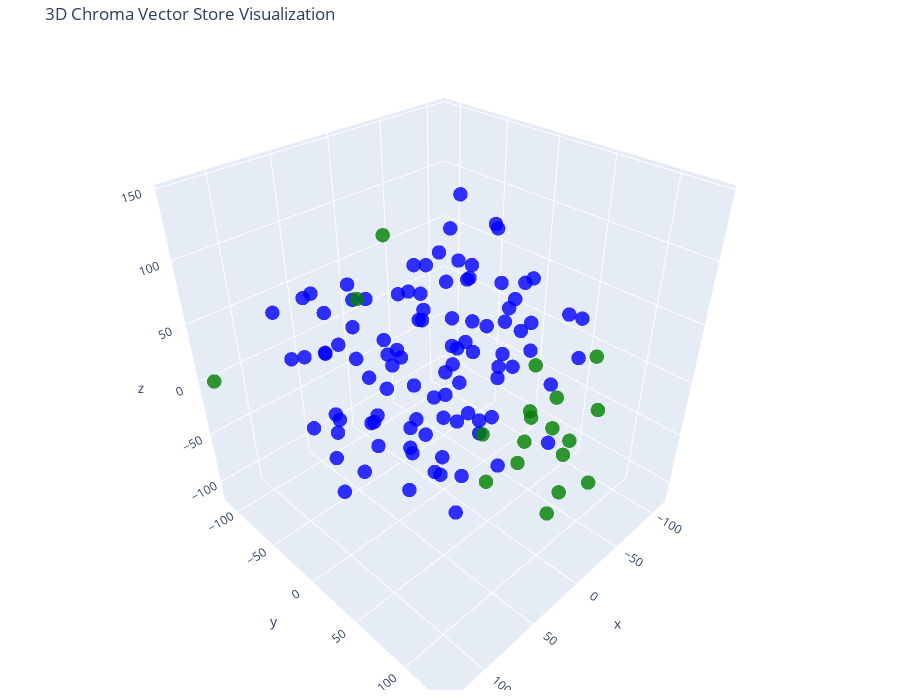

Notebook source saved alongside this figure:
### Code cell
tsne = TSNE(n_components=3, random_state=42)
reduced_vectors = tsne.fit_transform(vectors)

# Create the 3D scatter plot
fig = go.Figure(data=[go.Scatter3d(
    x=reduced_vectors[:, 0],
    y=reduced_vectors[:, 1],
    z=reduced_vectors[:, 2],
    mode='markers',
    marker=dict(size=5, color=colors, opacity=0.8),
    text=[f"Type: {t}<br>Text: {d[:100]}..." for t, d in zip(doc_types, documents)],
    hoverinfo='text'
)])

fig.update_layout(
    title='3D Chroma Vector Store Visualization',
    scene=dict(xaxis_title='x', yaxis_title='y', zaxis_title='z'),
    width=900,
    height=700,
    margin=dict(r=20, b=10, l=10, t=40)
)

fig.show()

### Figure 1 — Plotly figure (JSON) as saved in the notebook; plotly's stock layout.template omitted (floating-point values rounded to 4 significant figures)
{"data": [{"hoverinfo": "text", "marker": {"color": ["blue", "blue", "blue", "blue", "blue", "blue", "blue", "blue", "blue", "blue", "blue", "blue", "blue", "blue", "blue", "blue", "blue", "blue", "blue", "blue", "blue", "blue", "blue", "blue", "blue", "blue", "blue", "blue", "blue", "blue", "blue", "blue", "blue", "blue", "blue", "blue", "blue", "blue", "blue", "blue", "blue", "blue", "blue", "blue", "blue", "blue", "blue", "blue", "blue", "blue", "blue", "blue", "blue", "blue", "blue", "blue", "blue", "blue", "blue", "blue", "blue", "blue", "blue", "blue", "blue", "blue", "blue", "blue", "blue", "blue", "blue", "blue", "blue", "blue", "blue", "blue", "blue", "blue", "blue", "blue", "blue", "blue", "blue", "blue", "blue", "blue", "blue", "blue", "blue", "blue", "blue", "blue", "blue", "blue", "blue", "blue", "blue", "blue", "blue", "green", "green", "green", "green", "green", "green", "green", "green", "green", "green", "green", "green", "green", "green", "green", "green", "green", "green", "green"], "opacity": 0.8, "size": 5}, "mode": "markers", "text": ["Type: document<br>Text: **BỘ** **GIÁO** **DỤC** **VÀ** **ĐÀO** **TẠO** **ĐẠI** **HỌC**\n**BÁCH** **KHOA** **HÀ** **NỘI**\n\n**Q...", "Type: document<br>Text: CHƯƠNG I NHỮNG QUY ĐỊNH\nCHUNG..................................................................1\nĐiề...", "Type: document<br>Text: lũy...................................................6 Điều 8. Chuyển\ncơ sở đào tạo\nkhác..............", "Type: document<br>Text: 14. Đăng ký tốt nghiệp đại\nhọc.........................................................................", "Type: document<br>Text: Điều 21. Đăng ký học tập chương trình kỹ\nsư............................................................", "Type: document<br>Text: sĩ.........................................................17 Điều 28.\nHọc bổ sung, miễn học và công...", "Type: document<br>Text: Điều 35. Gia hạn thời gian học tập, thôi\nhọc...........................................................", "Type: document<br>Text: ii...", "Type: document<br>Text: Điều 38. Tiểu luận tổng quan và chuyên đề tiến sĩ\n.....................................................", "Type: document<br>Text: cứu..............................27 CHƯƠNG VI TỔ CHỨC THỰC\nHIỆN........................................", "Type: document<br>Text: BỘ GIÁO DỤC VÀ ĐÀO TẠO\n\n**ĐẠI** **HỌC** **BÁCH** **KHOA** **HÀ** **NỘI**\n\n**CỘNG** **HÒA** **XÃ** **...", "Type: document<br>Text: 2\\. Quy chế này áp dụng cho sinh viên đại học, học viên của chương\ntrình thạc sĩ và nghiên cứu sinh ...", "Type: document<br>Text: 1\\. Ngành đào tạo (sau đây gọi tắt là ngành) là một lĩnh vực chuyên\nmôn rộng, có mã số trong Danh mụ...", "Type: document<br>Text: 2 Quy chế tuyển sinh và đào tạo trình độ thạc sĩ, ban hành theo Thông\ntư số 23/2021/TT-BGDĐT ngày 30...", "Type: document<br>Text: 4 Danh mục thống kê ngành đào tạo của giáo dục đại học ban hành theo\nThông tư số 09/2022/TT-BGDĐT ng...", "Type: document<br>Text: 4\\. Chương trình ELITECH (từ viết tắt của cụm từ Elite Technology\nProgram) là CTĐT chất lượng cao (t...", "Type: document<br>Text: 5\\. Thời gian và khối lượng học tập chuẩn đối với các CTĐT theo hình\nthức chính quy không kể các môn...", "Type: document<br>Text: 6 Chương trình đào tạo cử nhân-kỹ sư tích hợp là chương trình được\nthiết kế một cách tổng thể, liên ...", "Type: document<br>Text: 2\\. Lịch đăng ký học tập, thời khóa biểu, lịch thi và kế hoạch xét\ncông nhận tốt nghiệp trong năm họ...", "Type: document<br>Text: b\\) Đối với sinh viên học liên thông đã được miễn trừ khối lượng tín\nchỉ tích lũy, thời gian thiết k...", "Type: document<br>Text: d\\) Đối với người học các CTĐT đại học và thuộc diện đối tượng ưu tiên\ntheo quy định tại Quy chế tuy...", "Type: document<br>Text: 2\\. Học phần là đơn vị cấu thành chương trình học tập và được thực\nhiện trọn vẹn trong một học kỳ. M...", "Type: document<br>Text: 5\\. Học phần tương đương và học phần thay thế\n\na\\) Người học được tùy chọn học một học phần tương đư...", "Type: document<br>Text: 2\\. Điểm quá trình được đánh giá qua thi giữa kỳ, kiểm tra thường kỳ,\nkết hợp thi giữa kỳ và kiểm tr...", "Type: document<br>Text: 4\\. Hình thức đánh giá trực tuyến được áp dụng khi đảm bảo trung thực,\ncông bằng và khách quan như đ...", "Type: document<br>Text: ||\n||\n||\n||\n||\n\n7\\. Người học có thể đăng ký học lại học phần đã có điểm đạt để cải\nthiện điểm trung...", "Type: document<br>Text: **Điều** **6.** **Hoãn** **thi,** **miễn** **thi,** **phúc** **tra**\n**và** **khiếu** **nại** **điểm...", "Type: document<br>Text: 3\\. Người học không dự thi giữa kỳ do bị ốm, tai nạn hoặc vì lý do\nchính đáng được giảng viên bố trí...", "Type: document<br>Text: 1\\. Số TC tích lũy là tổng số TC của các học phần có điểm đạt kể từ\nđầu khóa kể cả các học phần được...", "Type: document<br>Text: 2\\. Học viên thạc sĩ không thể tiếp tục học tập tại ĐHBK Hà Nội vì lý\ndo chuyển nơi cư trú hoặc chuy...", "Type: document<br>Text: **Điều** **9.** **Học** **phí**\n\n1\\. Người học có nghĩa vụ nộp học phí đầy đủ và đúng thời hạn theo ...", "Type: document<br>Text: 4\\. Sinh viên, học viên có đơn đề nghị thôi học, nghỉ học tạm thời\nhoặc chuyển cơ sở đào tạo trong k...", "Type: document<br>Text: a\\) Đăng ký học phần: sinh viên chọn đăng ký những học phần dự tính sẽ\nhọc trong học kỳ tiếp. Sinh v...", "Type: document<br>Text: 2\\. Số lượng TC đăng ký:\n\na\\) Sinh viên không thuộc diện cảnh báo học tập theo quy định tại\nkhoản 1 ...", "Type: document<br>Text: 4\\. Đối với học phần có giờ lên lớp, chỉ mở lớp khi có tối thiểu 20\nsinh viên đăng ký học. Các trườn...", "Type: document<br>Text: 1\\. Kết quả học tập của người học đã tích lũy từ một trình độ đào tạo\nkhác, một CTĐT khác hoặc từ mộ...", "Type: document<br>Text: 9\n\nCTĐT theo hình thức VLVH tại đơn vị liên kết, việc đánh giá ĐATN được\nphép thực hiện tại đơn vị l...", "Type: document<br>Text: 1\\. Kết thúc mỗi học kỳ, sinh viên tham gia khảo sát lấy ý kiến phản\nhồi về các điều kiện bảo đảm ch...", "Type: document<br>Text: a\\) Số TC tích lũy (số TCTL).\n\nb\\) Tổng số TC của các học phần đã học nhưng chưa đạt từ đầu khóa (số...", "Type: document<br>Text: **Điều** **13.** **Đồ** **án/khóa** **luận** **tốt** **nghiệp**\n**đại** **học**\n\nCác học phần tốt ng...", "Type: document<br>Text: 3\\. Kết quả ĐATN được đánh giá như sau:\n\na\\) Điểm quá trình của ĐATN được tính bằng trung bình cộng ...", "Type: document<br>Text: e\\) Các điểm của người hướng dẫn, phản biện và thành viên hội đồng\nđánh giá ĐATN được phép cho lẻ tớ...", "Type: document<br>Text: b\\) Đạt chuẩn ngoại ngữ đầu ra.\n\nc\\) Điểm trung bình tích lũy toàn khóa (tính theo các học phần đăng...", "Type: document<br>Text: 6\\. Sinh viên không tốt nghiệp được quyền đề nghị cấp chứng nhận với\ncác học phần đã tích lũy trong ...", "Type: document<br>Text: b\\) Sinh viên bị Hội đồng kỷ luật của ĐHBK Hà Nội đề nghị áp dụng mức\nkỷ luật từ cảnh cáo trở lên.\n\n...", "Type: document<br>Text: c\\) Thời gian nghỉ học tạm thời do sinh viên được điều động vào lực\nlượng vũ trang (là thời gian đượ...", "Type: document<br>Text: 3\\. Tự nguyện thôi học: Sinh viên thấy không có đủ điều kiện hoặc\nkhông muốn tiếp tục học tại ĐHBK H...", "Type: document<br>Text: d\\) Không bị cảnh báo học tập hoặc bị xét thi hành kỷ luật;\n\n2\\. Không cho phép chuyển CTĐT đối với ...", "Type: document<br>Text: 5\\. Sinh viên từ trường khác muốn chuyển tới học tại ĐHBK Hà Nội phải\nđáp ứng điều kiện trúng tuyển ...", "Type: document<br>Text: 2\\. Sinh viên được đăng ký học chương trình thứ hai sớm nhất khi đã\nđược xếp trình độ năm thứ hai củ...", "Type: document<br>Text: 6\\. Sinh viên chỉ được xét tốt nghiệp chương trình thứ hai, nếu có đủ\nđiều kiện tốt nghiệp ở chương ...", "Type: document<br>Text: c\\) Áp dụng cảnh báo học tập mức 3 đối với sinh viên có số TC nợ đọng\ntừ đầu khóa lớn hơn 24.\n\nd\\) S...", "Type: document<br>Text: 3\\. Buộc thôi học là hình thức áp dụng đối với những sinh viên có kết\nquả học tập rất kém, cụ thể tr...", "Type: document<br>Text: 15\n\n2\\. Sinh viên thi hộ hoặc nhờ người thi hộ đều bị kỷ luật ở mức đình\nchỉ học tập 01 năm đối với ...", "Type: document<br>Text: 2\\. Quy trình đăng ký học tập thực hiện theo khoản 1 Điều 10 của Quy\nchế này.\n\n3\\. Trong quá trình h...", "Type: document<br>Text: 4\\. Việc đánh giá kết quả thực hiện ĐATN KS được thực hiện theo khoản\n3 Điều 13 của Quy chế này. Đồ ...", "Type: document<br>Text: b\\) Đã nộp đồ án tốt nghiệp cho thư viện theo quy cách của bản đồ án\ndo ĐHBK Hà Nội quy định.\n\nc\\) Đ...", "Type: document<br>Text: **Điều** **24.** **Điểm** **trung** **bình** **toàn** **khóa** **và**\n**hạng** **tốt** **nghiệp** **...", "Type: document<br>Text: b\\) Học viên bị Hội đồng kỷ luật của ĐHBK Hà Nội đề nghị áp dụng mức\nkỷ luật từ cảnh cáo trở lên.\n\n*...", "Type: document<br>Text: 17\n\nvượt quá 2 học kỳ chính; thời gian nghỉ trên 2 học kỳ được tính vào\nthời gian học chậm tiến độ.\n...", "Type: document<br>Text: 6\\. Học viên thấy không có đủ điều kiện hoặc không muốn tiếp tục học\ntại ĐHBK Hà Nội có thể làm đơn ...", "Type: document<br>Text: **CHƯƠNG** **IV** **ĐÀO** **TẠO** **THẠC** **SĨ**\n\n**Điều** **27.** **Đăng** **ký** **học** **tập** ...", "Type: document<br>Text: 18\n\n3\\. Đối với các học phần được giảng dạy trên lớp, quy mô lớp học phần\ntối thiểu là 20 học viên. ...", "Type: document<br>Text: b\\) Danh mục các học phần bổ sung và số TC được xác định khi xét hồ sơ\nđăng ký dự tuyển dựa trên việ...", "Type: document<br>Text: c\\) Học viên học chương trình tích hợp Cử nhân - Thạc sĩ khoa học của\nĐHBK Hà Nội được đăng ký học t...", "Type: document<br>Text: 19\n\n**Điều** **29.** **Đăng** **ký** **đề** **tài** **luận** **văn**\n**thạc** **sĩ**\n\n1\\. Đăng ký đề...", "Type: document<br>Text: **Điều** **30.** **Điều** **kiện** **được** **bảo** **vệ** **luận**\n**văn** **thạc** **sĩ**\n\nHọc viê...", "Type: document<br>Text: **Điều** **31.** **Điểm** **luận** **văn** **thạc** **sĩ**\n\n1\\. Điểm luận văn thạc sĩ là điểm bảo vệ...", "Type: document<br>Text: 20\n\nnghiệm thu, hoặc đề tài nghiên cứu đã được nghiệm thu do người hướng\ndẫn chủ trì và học viên là ...", "Type: document<br>Text: 2\\. Trong trường hợp luận văn bảo vệ lần thứ hai vẫn không đạt yêu\ncầu, nếu học viên có nguyện vọng ...", "Type: document<br>Text: 1\\. Học viên có đủ các điều kiện sau đây thì được xét công nhận tốt\nnghiệp:\n\na\\) Luận văn đạt yêu cầ...", "Type: document<br>Text: ||\n||\n||\n||\n\n3\\. Học viên đạt đủ điều kiện tốt nghiệp được Giám đốc ĐHBK Hà Nội ra\nquyết định công n...", "Type: document<br>Text: 2\\. Học viên bị ốm hoặc tai nạn buộc phải điều trị trong thời gian\ndài, hoặc nghỉ thai sản theo quy ...", "Type: document<br>Text: 4\\. Học viên phải nộp đơn đề nghị trở lại học chậm nhất 1 tuần trước\nkhi bắt đầu học kỳ mới. Đối với...", "Type: document<br>Text: 3\\. Học viên bị buộc thôi học trong các trường hợp sau đây:\n\na\\) Học viên học chậm tiến độ quá thời ...", "Type: document<br>Text: 2\\. Căn cứ kế hoạch học tập chuẩn toàn khóa của CTĐT tiến sĩ, NCS xây\ndựng kế hoạch chi tiết theo từ...", "Type: document<br>Text: 1\\. Các học phần bổ sung nhằm hỗ trợ NCS có đủ kiến thức, trình độ\nchuyên môn để thực hiện đề tài ng...", "Type: document<br>Text: a\\) Mỗi NCS phải hoàn thành tối thiểu 8 TC tương ứng 3-4 học phần tiến\nsĩ.\n\nb\\) NCS phải thực hiện q...", "Type: document<br>Text: **Điều** **38.** **Tiểu** **luận** **tổng** **quan** **và** **chuyên**\n**đề** **tiến** **sĩ**\n\n1\\. T...", "Type: document<br>Text: b\\) NCS phải hoàn thành Tiểu luận tổng quan với kết quả đạt yêu cầu\ntrong vòng 12 tháng kể từ khi có...", "Type: document<br>Text: b\\) NCS phải đăng ký thực hiện các chuyên đề tiến sĩ. Tên của chuyên\nđề do NCS đề xuất và phải được ...", "Type: document<br>Text: 2\\. Quyển thuyết minh Luận án tiến sĩ phải đáp ứng quy định về hình\nthức, cách trình bày luận án; số...", "Type: document<br>Text: c\\) Tuân thủ các quy định khác của Luật sở hữu trí tuệ.\n\n**Điều** **40.** **Điều** **kiện** **được**...", "Type: document<br>Text: c\\) Tổng điểm của tất cả các công trình nghiên cứu trong khoản b mục 1\ncủa Điều này phải đạt từ 2,0 ...", "Type: document<br>Text: 2\\. Điều kiện để NCS được bảo vệ luận án ở Hội đồng đánh giá luận án\ncấp Đại học (bảo vệ luận án cấp...", "Type: document<br>Text: b\\) Hội đồng đánh giá luận án cấp cơ sở (sau đây gọi tắt là hội đồng\ncấp cơ sở) do Hiệu trưởng trườn...", "Type: document<br>Text: đ) Trong vòng 20 ngày sau khi kết thúc đánh giá luận án cấp cơ sở, NCS\nphải hoàn thành đầy đủ việc s...", "Type: document<br>Text: b\\) Hội đồng đánh giá luận án cấp Đại học do Giám đốc ĐHBK Hà Nội ra\nquyết định thành lập có 7 thành...", "Type: document<br>Text: 26\n\nd\\) Luận án được đánh giá bằng hình thức bỏ phiếu (tán thành hoặc\nkhông tán thành), luận án khôn...", "Type: document<br>Text: **Điều** **42.** **Đánh** **giá** **lại** **luận** **án** **tiến**\n**sĩ**\n\n1\\. Trong trường hợp Hội ...", "Type: document<br>Text: 3\\. Trong trường hợp luận án bảo vệ lần thứ hai vẫn không đạt yêu cầu,\nĐHBK Hà Nội không tổ chức bảo...", "Type: document<br>Text: d\\) Đã nộp Thư viện Quốc gia Việt Nam và Thư viện Tạ Quang Bửu của\nĐHBK Hà Nội (cả bản in và file pd...", "Type: document<br>Text: 27\n\nbằng tiến sĩ cho nghiên cứu sinh được thực hiện trong thời hạn 30 ngày\nlàm việc kể từ ngày quyết...", "Type: document<br>Text: 4\\. Giám đốc ĐHBK Hà Nội xem xét, quyết định cho phép NCS được rút\nngắn thời gian học tập tối đa khô...", "Type: document<br>Text: **Điều** **45.** **Công** **nhận** **và** **chuyển** **đổi** **kết**\n**quả** **học** **tập,** **nghi...", "Type: document<br>Text: 28\n\nphù hợp với nội dung, yêu cầu của CTĐT, được thực hiện trên cơ sở đề\nxuất của Tiểu ban xét tuyển...", "Type: document<br>Text: 2\\. Đối với các khoá tuyển sinh có quyết định công nhận NCS trong\nkhoảng thời gian từ ngày 15 tháng ...", "Type: document<br>Text: 3\\. Đối với các khoá tuyển sinh đã có quyết định công nhận NCS trước\nngày 18 tháng 5 năm 2017, ĐHBK ...", "Type: document<br>Text: 29\n\nb\\) Khoản 2 Điều 18 (về việc học cùng lúc hai chương trình) được áp\ndụng với các khóa tuyển sinh...", "Type: question answer<br>Text: Ban Công tác Sinh viên sẽ tiếp nhận và giải đáp thắc mắc của sinh viên tại địa chỉ nào?: Chỉ tại các...", "Type: question answer<br>Text: Một môn học có trọng số KT(0,4)-T(0,6) nghĩa là môn học đó có *: Trọng số của điểm kiểm tra giữa kỳ ...", "Type: question answer<br>Text: Phương pháp quản lý chi tiêu 50-20-30 với sinh viên?: 50% Nhu cầu thiết yếu, 20% Tiết kiệm, 30% Sở ...", "Type: question answer<br>Text: Sinh viên bắt đầu được xem xét chuyển ngành từ khi nào?: Sau khi hoàn thành năm thứ nhất\n\nTrong các...", "Type: question answer<br>Text: Sinh viên sẽ bị xem xét buộc thôi học nếu?: Bị cảnh cáo học tập mức 3 lần thứ hai\n\nĐiều kiện xét tuy...", "Type: question answer<br>Text: Khi nào sinh viên phải hoàn toàn tự đăng ký lớp?: Bắt đầu từ học kỳ thứ 3\n\nCách thức đánh giá điểm r...", "Type: question answer<br>Text: Các bước đăng ký mới hoặc reset lại mật khẩu bị mất là: *: Truy cập ctt.hust.edu.vn – Chọn “Đăng nhậ...", "Type: question answer<br>Text: Đối tượng được xét học bổng Trần Đại Nghĩa là những ai: *: Sinh viên có hoàn cảnh khó khăn, có nghị ...", "Type: question answer<br>Text: Điều kiện được xét học bổng loại A là gì: *: GPA từ 3.6, điểm rèn luyện từ 90.\n\nTheo định hướng cu...", "Type: question answer<br>Text: Điểm rèn luyện được xếp loại theo cách nào dưới đây?: Xuất sắc, Tốt, Khá, Trung bình, Yếu, Kém\n\nĐiểm...", "Type: question answer<br>Text: Một môn học có trọng số KT(0.3)-T(0.7) và có điểm thi giữa kỳ (đã cộng) là 9đ, điểm thi cuối kỳ là 8...", "Type: question answer<br>Text: Ưu điểm nào sau đây là đặc trưng của chương trình đào tạo theo tín chỉ?: Sinh viên có thể tự lập kế ...", "Type: question answer<br>Text: Điều kiện cần để đạt học bổng loại A là gì?: GPA≥3,6 ĐRL≥90\n\nĐịa chỉ bạn cần đến để được hỗ t...", "Type: question answer<br>Text: Sinh viên được xếp hạng trình độ năm thứ nhất căn cứ số tín chỉ tích lũy như thế nào?: Trình độ năm ...", "Type: question answer<br>Text: Học đại học có khác gì so với THPT: Cần có kỹ năng làm việc độc lập: Cần có khả năng tự đọc - tự học...", "Type: question answer<br>Text: Mục chấm điểm rèn luyện có 2 cột điểm SV chấm và điểm GV chấm, vậy điểm chốt tính theo điểm nào?: Cộ...", "Type: question answer<br>Text: Các màu nhãn sách tại Trung tâm truyền thông và tri thức số là:: Màu trắng: sách đọc tại các phòng.:...", "Type: question answer<br>Text: Học bổng Trần Đại Nghĩa dành cho sinh viên có hoàn cảnh kinh tế khó khăn, có nghị lực vươn lên trong...", "Type: question answer<br>Text: Đâu là trang tra cứu OPAC:: http://libopac.hust.edu.vn/\n\nGPA và CPA có nghĩa là gì ?: GPA là điểm tr..."], "type": "scatter3d", "x": [-111.8, -21.37, -0.3914, 12.82, -1.839, 23.78, 16.43, -48.72, 39.39, 59.62, -47.22, -28.27, -90.76, 13.1, -23.07, -0.1697, -98.78, -21.51, 59.75, 65.79, -108.8, -30.07, -11.02, 48.03, 66.6, 5.718, 25.39, 50.99, -25.47, -12.46, -50.83, -43.44, 107.8, -62.26, -66.05, 35.69, -30.35, -9.075, -65.41, -55.18, 78.39, -24.71, 47.12, 30.17, -78.27, -57.57, -65.99, -46.57, -77.41, -28.24, -5.884, -50.45, -33.92, -12.98, 71.08, 75.86, 24.91, -59.71, -60.36, -51.26, -36.93, -64.48, -89.75, 102.8, 104.1, 61.3, 37.7, 16.14, 37.68, 17.16, 70.38, 35.88, -81.71, -79.58, 14.77, 33.69, 26.66, 46.73, 94.6, 65.31, 87.24, 36.46, 59.06, 68.22, -62.09, 47.5, 50.89, 74.75, 53.94, 51.5, 22.2, 23.21, 6.147, -12.95, 15.57, -76.72, 36.66, -1.938, -29.7, 22.88, 6.595, -38.0, -38.09, 128.4, -1.125, -8.097, -37.29, 0.03564, 24.9, -9.224, -10.78, -15.94, 6.374, -5.265, 32.7, -34.4, -38.68, 23.16], "y": [42.57, -23.19, -4.188, -23.32, -41.21, -56.78, -62.58, -49.14, -82.8, -63.68, 7.026, -21.41, 33.48, 32.67, -74.11, -106.0, 2.511, 4.564, 4.918, -7.037, -23.94, 54.78, 50.91, 80.6, 78.61, 31.29, 40.76, 42.3, 60.17, -36.91, -25.17, -48.4, 11.76, 21.31, -2.553, 86.85, 31.85, 45.3, -54.38, 1.886, 70.72, 15.09, 29.53, 50.24, -61.13, -101.0, -32.8, -36.99, 65.99, 16.38, 8.222, 24.93, -1.765, -11.09, 37.31, 26.84, -2.747, 65.62, -81.22, -75.4, -27.64, 20.76, -18.85, 3.715, -22.47, -56.23, -34.55, -13.8, 2.258, -46.96, -13.44, 16.0, -78.81, -14.94, -9.962, -12.94, -3.876, -30.38, -54.73, -38.87, -24.03, -41.42, -26.87, -61.7, 56.86, -103.8, -73.1, -104.5, -101.5, -75.7, -77.98, -79.05, -51.33, -63.08, 40.94, -20.75, 49.53, 13.46, -27.62, 121.4, 89.85, 55.97, 112.4, -109.0, 112.9, 131.0, 92.87, 83.34, 63.09, -110.7, 67.25, 103.0, -54.89, 76.37, 74.69, 108.1, 76.91, 119.0], "z": [16.72, -113.1, -107.2, -87.03, -79.56, -67.08, -101.3, -99.84, -70.82, -88.3, 103.9, 100.7, -41.63, -75.04, -34.19, -40.0, 0.7973, 73.49, 19.07, -14.89, 8.107, 89.42, 72.88, 17.45, 36.78, -18.15, 25.01, 27.14, 36.24, 47.39, 48.97, 66.45, -40.59, 18.09, -29.36, 98.92, -92.97, 13.45, -52.52, -73.62, -2.586, -52.03, -14.87, 64.94, 41.78, 4.81, 1.105, -15.96, 7.321, 35.51, 22.62, -7.761, 1.098, -12.25, -46.58, 65.96, 98.34, 53.1, 36.75, 0.0756, 19.04, 58.93, -36.14, 4.775, -6.049, -37.45, -39.53, -43.89, -49.93, 14.92, -63.22, 68.76, 13.7, 38.74, 48.24, 30.15, -0.2939, 3.44, 31.46, 37.23, 48.19, 61.24, 76.06, 70.33, -72.6, 40.75, 42.21, 39.23, -9.564, 5.097, 14.85, 52.67, -16.42, 36.09, 111.3, 88.25, -85.14, 144.7, -52.24, -43.67, 54.63, -33.23, 5.83, 1.571, -11.62, -29.68, -33.41, 9.855, -7.862, 13.52, -54.57, -63.63, 95.76, -24.77, -39.41, 50.2, -3.111, 29.64]}], "layout": {"height": 700, "margin": {"b": 10, "l": 10, "r": 20, "t": 40}, "scene": {"xaxis": {"title": {"text": "x"}}, "yaxis": {"title": {"text": "y"}}, "zaxis": {"title": {"text": "z"}}}, "title": {"text": "3D Chroma Vector Store Visualization"}, "width": 900}}
